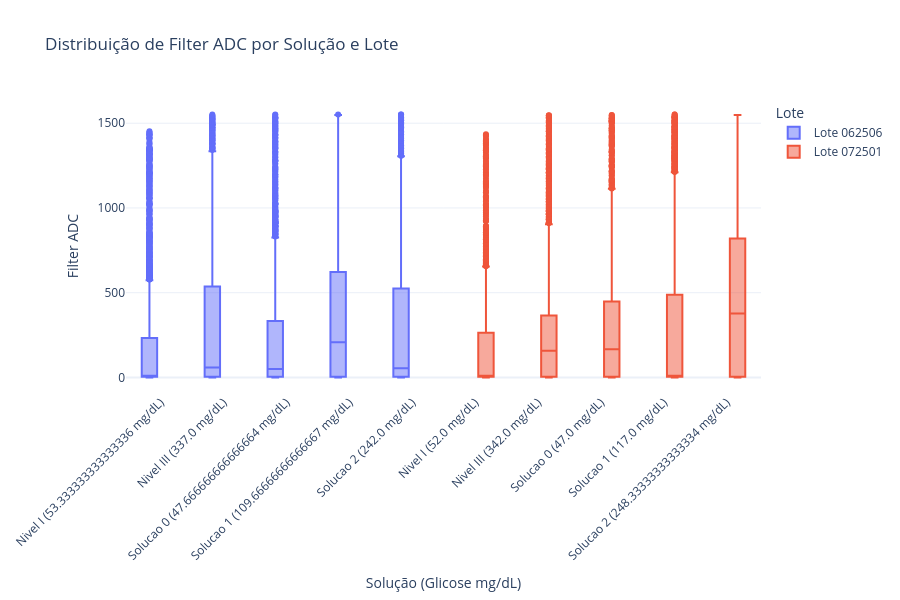

Notebook cell for this chart:
### Markdown cell above
#### 9.3. Boxplot por Solução

### Code cell
df_sample_box = df_reacao[::20].copy()
df_sample_box['categoria'] = df_sample_box['solucao'] + ' (' + df_sample_box['glicose_real_mg_dL'].astype(str) + ' mg/dL)'

fig = px.box(df_sample_box,
             x='categoria',
             y='filter_adc',
             color='lote',
             title='Distribuição de Filter ADC por Solução e Lote',
             labels={
                 'categoria': 'Solução (Glicose mg/dL)',
                 'filter_adc': 'Filter ADC',
                 'lote': 'Lote'
             },
             template='plotly_white')

fig.update_layout(height=600, xaxis_tickangle=-45)
fig.show()

### Figure 1 — Plotly figure (JSON) as saved in the notebook; plotly's stock layout.template omitted (floating-point values rounded to 4 significant figures; data arrays with more than 128 entries replaced by an {"elided": "..."} marker saying what was removed)
{"data": [{"alignmentgroup": "True", "hovertemplate": "Lote=Lote 062506<br>Solução (Glicose mg/dL)=%{x}<br>Filter ADC=%{y}<extra></extra>", "legendgroup": "Lote 062506", "marker": {"color": "#636efa"}, "name": "Lote 062506", "notched": false, "offsetgroup": "Lote 062506", "orientation": "v", "showlegend": true, "type": "box", "x": {"elided": "11653 str values"}, "x0": " ", "xaxis": "x", "y": {"elided": "11653 int values"}, "y0": " ", "yaxis": "y"}, {"alignmentgroup": "True", "hovertemplate": "Lote=Lote 072501<br>Solução (Glicose mg/dL)=%{x}<br>Filter ADC=%{y}<extra></extra>", "legendgroup": "Lote 072501", "marker": {"color": "#EF553B"}, "name": "Lote 072501", "notched": false, "offsetgroup": "Lote 072501", "orientation": "v", "showlegend": true, "type": "box", "x": {"elided": "11175 str values"}, "x0": " ", "xaxis": "x", "y": {"elided": "11175 int values"}, "y0": " ", "yaxis": "y"}], "layout": {"boxmode": "group", "height": 600, "legend": {"title": {"text": "Lote"}, "tracegroupgap": 0}, "title": {"text": "Distribuição de Filter ADC por Solução e Lote"}, "xaxis": {"anchor": "y", "domain": [0, 1], "tickangle": -45, "title": {"text": "Solução (Glicose mg/dL)"}}, "yaxis": {"anchor": "x", "domain": [0, 1], "title": {"text": "Filter ADC"}}}}
